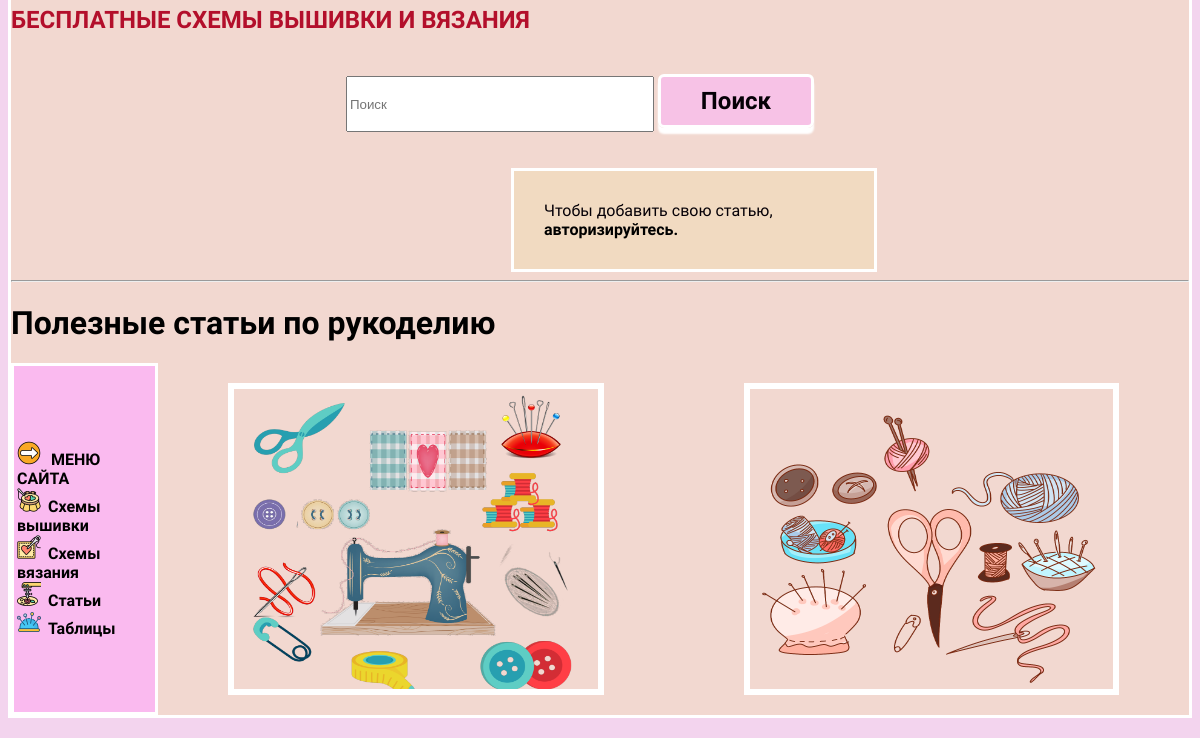
The app's page /article/ (lower part), older data.
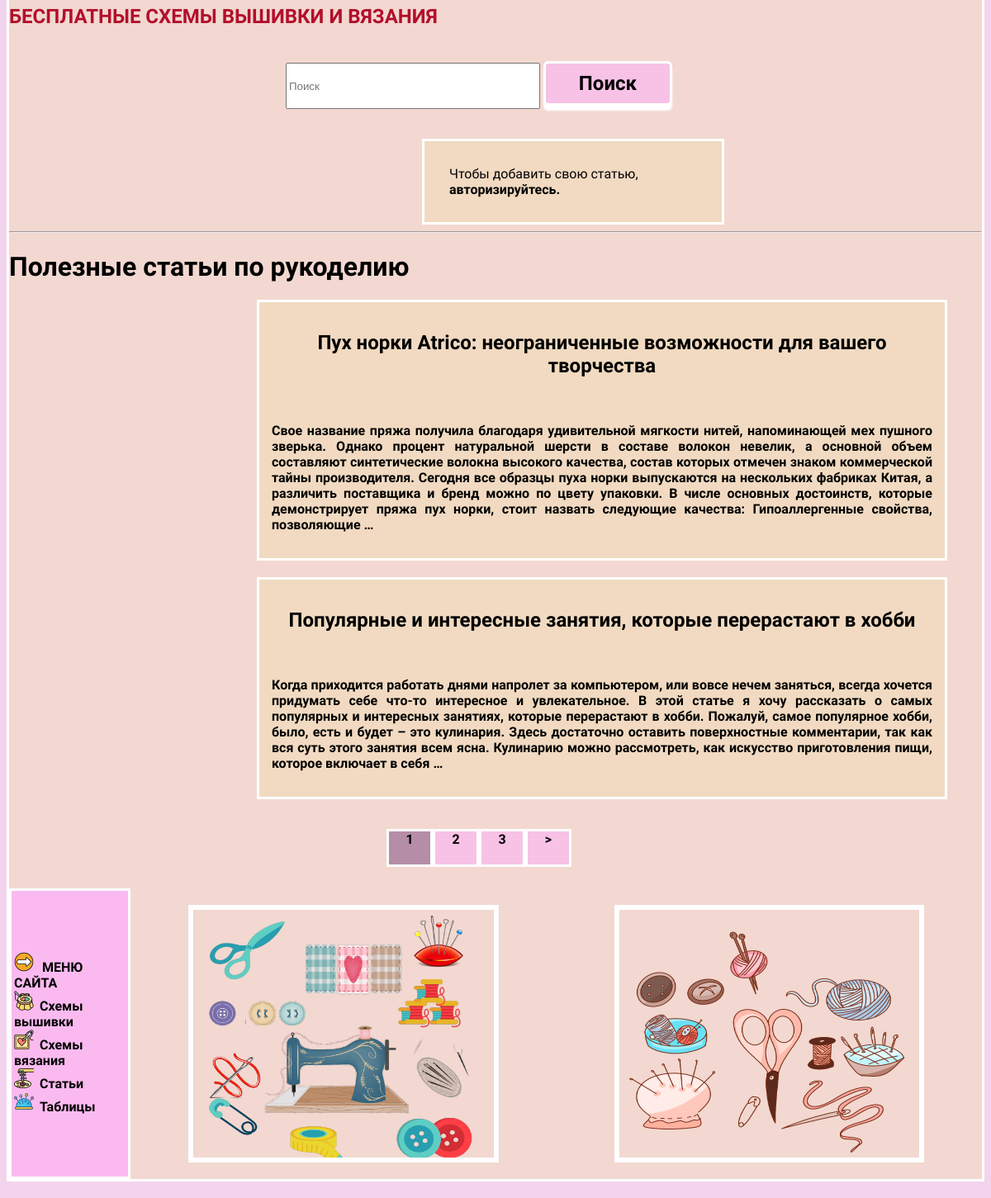
The same page, newer data.
### main_project/models.py (models this page shows, shortened)
class Article(models.Model):
    name = models.CharField(max_length=256, verbose_name='Название')
    description = models.TextField(blank=True, verbose_name='Описание')
    category = models.ForeignKey(ProductCategory, on_delete=models.CASCADE,
                                 verbose_name='Категория')  # привязать категорию к продукту
    class Meta:
        verbose_name = "Статьи"
        verbose_name_plural = "Статьи"

### main_project/views.py (the view)
# urls.py: path('article/', views.article, name='article'),
def article(request):
    search_query = ''
    if request.GET.get('search_query'):
        search_query = request.GET.get('search_query')
    arts = Article.objects.filter(name__icontains=search_query)
    page = request.GET.get('page')
    results = 2
    paginator = Paginator(arts, results)
    try:
        arts = paginator.page(page)
    except PageNotAnInteger:
        page = 1
        arts = paginator.page(page)
    except EmptyPage:
        page = paginator.num_pages
        arts = paginator.page(page)
    context = {
        'arts': arts,
        'search_query': search_query,
        'paginator': paginator,
    }
    return render(request, 'main_project/article.html', context)

### main_project/templates/main_project/article.html
{% extends 'main_project/base.html' %}
{% load static %}
{% block content %}
<div class="section__search">
    <form action="{% url 'article' %}" class="form" method="get">
        <div class="form__field">
            <input type="text" class="input_search" id="formInput#search" name="search_query"
            placeholder="Поиск" value="{{ search_query }}">
        <button class="btn_search" type="submit">Поиск</button></div>
    </form>
</div>
{% if user.is_authenticated %}
<a href="{% url 'create_article' %}" class="main3">Добавить статью</a>
{% else %}
<p class="main2">Чтобы добавить свою статью,<a href="{% url 'loginuser' %}" >авторизируйтесь.</a> </p>
{% endif %}
<hr>
<h1>Полезные статьи по рукоделию</h1>
{% for art in arts %}
<div class="shem_art">
    <h2 class="title"><a href="{% url 'single_article' art.id %}">{{ art.name }}</a></h2><br>
    <p class="text">{{ art.description |striptags| truncatewords:70|linebreaksbr }}</p>
</div>
{% endfor %}
{% include 'main_project/pagination.html' with queryset=arts %}
{% endblock %}

Row changes from the older to the newer data that the page shows:
added Article: name "Пух норки Atrico: неограниченные возможности для вашего творчества", description "Свое название пряжа получила благодаря удивительной мягкости нитей, напоминающей мех пушного зверька. Однако процент натуральной шерсти в составе волокон невелик, а основной объем составляют синтетические волокна высокого качества, состав которых отмечен знаком коммерческой тайны производителя. Сегодня все образцы пуха норки выпускаются на нескольких фабриках Китая, а различить поставщика и бренд можно по цвету упаковки. В числе основных достоинств, которые демонстрирует пряжа пух норки, стоит назвать следующие качества: Гипоаллергенные свойства, позволяющие …"
added Article: name "Популярные и интересные занятия, которые перерастают в хобби", description "Когда приходится работать днями напролет за компьютером, или вовсе нечем заняться, всегда хочется придумать себе что-то интересное и увлекательное. В этой статье я хочу рассказать о самых популярных и интересных занятиях, которые перерастают в хобби. Пожалуй, самое популярное хобби, было, есть и будет – это кулинария. Здесь достаточно оставить поверхностные комментарии, так как вся суть этого занятия всем ясна. Кулинарию можно рассмотреть, как искусство приготовления пищи, которое включает в себя …"
Text that changed along with them:
new list line: "1"
new list line: "2"
new list line: "3"
